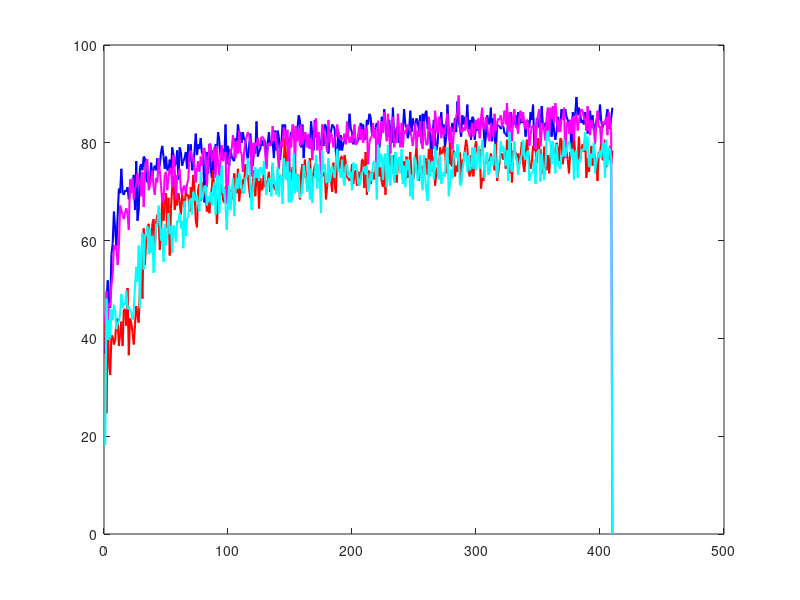

Reproduce this figure in MATLAB. (Note: this script raises an error after producing the figure.)
clear all

% load data
load('OCT_accuracy_non_iid.mat')
% Baseline 1: CL
data_1 = OCT_accuracy_non_iid(:,1);
% Baseline 2: FL
data_2 = OCT_accuracy_non_iid(:,2);
% Sequential FedSL
data_3 = OCT_accuracy_non_iid(:,3);
% Parallel FedSL
data_4 = OCT_accuracy_non_iid(:,4);

% plot figure
figure

% draw curves with shadows
curve_1 = plot(data_1,'b-','Linewidth',1.5)
hold on
curve_2 = plot(data_2,'r-','Linewidth',1.5)
curve_3 = plot(data_3,'m-','Linewidth',1.5)
curve_4 = plot(data_4,'c-','Linewidth',1.5)

curve_1.Color(4) = 0.2;
curve_2.Color(4) = 0.2;
curve_3.Color(4) = 0.2;
curve_4.Color(4) = 0.2;

%%%%%%%%%%%%%%%%%%%%%%%%%%%%%

% draw mean curves
data_5 = average_data(data_1);
data_6 = average_data(data_2);
data_7 = average_data(data_3);
data_8 = average_data(data_4);

curve_5 = plot(data_5,'b-o','Linewidth',1.5,'MarkerIndices',[50 100 150 200 250 300 350])
hold on
curve_6 = plot(data_6,'r-v','Linewidth',1.5,'MarkerIndices',[50 100 150 200 250 300 350])
curve_7 = plot(data_7,'m-*','Linewidth',1.5,'MarkerIndices',[50 100 150 200 250 300 350])
curve_8 = plot(data_8,'c-s','Linewidth',1.5,'MarkerIndices',[50 100 150 200 250 300 350])

%%%%%%%%%%%%%%%%%%%%%%%%%%%%%

title('OCT Images: Non-IID','FontWeight','normal')
xlabel('Training rounds')
ylabel('Prediction accuracy (%)')
set(gca,'FontName','Times New Roman','FontSize',14);
legend_1 = legend([curve_5 curve_6 curve_7 curve_8], ...
                  'Baseline 1: CL',...
                  'Baseline 2: FL',...
                  'Sequential FedSL',...
                  'Parallel FedSL',...
                  'Location','west');
set(legend_1,'FontSize',14);
xlim([0 400])
ylim([20 90])

%%%%%%%%%%%%%%%%%%%%%%%%%%%%%

% draw subfigure within a given position
axes('position',[0.51,0.2,0.37,0.45]);

% draw curves with shadows
curve_1 = plot(data_1,'b-','Linewidth',1.5)
hold on
curve_2 = plot(data_2,'r-','Linewidth',1.5)
curve_3 = plot(data_3,'m-','Linewidth',1.5)
curve_4 = plot(data_4,'c-','Linewidth',1.5)

curve_1.Color(4) = 0.2;
curve_2.Color(4) = 0.2;
curve_3.Color(4) = 0.2;
curve_4.Color(4) = 0.2;

% draw mean curves
curve_5 = plot(data_5,'b-o','Linewidth',1.5,'MarkerIndices',[1 10 20 40 60 80 100])
curve_6 = plot(data_6,'r-v','Linewidth',1.5,'MarkerIndices',[1 10 20 40 60 80 100])
curve_7 = plot(data_7,'m-*','Linewidth',1.5,'MarkerIndices',[1 10 20 40 60 80 100])
curve_8 = plot(data_8,'c-s','Linewidth',1.5,'MarkerIndices',[1 10 20 40 60 80 100])

title('')
xlabel('')
ylabel('')
xlim([0 100])
ylim([20 90])

function data_avg = average_data(x)
    K = 400;
    data_avg = zeros(K,1);
    for i = 1:K
        data_avg(i) = mean(x(i:i+3));
    end
end

